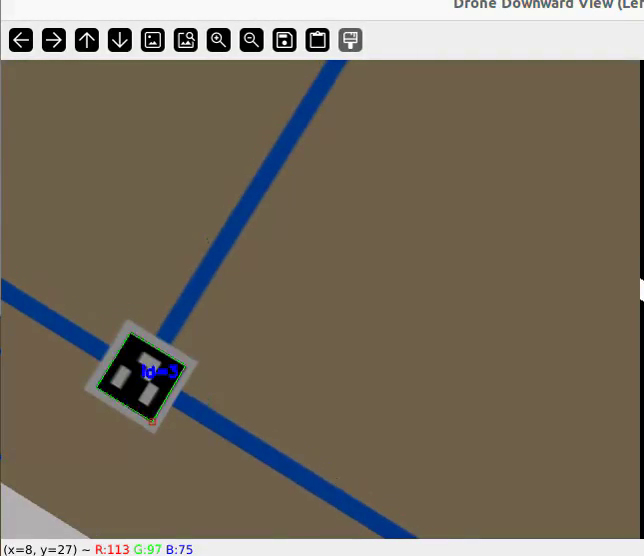
#> input picture frame 44 of line_color.mp4, 644 x 556 px
$ python color_seg.py
#> lines starting #> are read from the running program, lines starting #| are printed output that depends on the picture; after the words box and inside, x2 and y2 are one past the last pixel; in counts of white or black regions, pixels touching at a corner belong together
import cv2
import numpy as np

"""
=============================================================
 색상 기반 전처리 (HSV / LAB)
=============================================================

[ color_method ] 슬라이더
    0 : HSV
    1 : LAB

[ HSV 파라미터 ]
    H_low / H_high  : 색상 범위 (0~180)
    S_low / S_high  : 채도 범위 (0~255)  낮으면 흰색/회색 포함
    V_low / V_high  : 명도 범위 (0~255)  낮으면 어두운 색 포함

    ※ 빨강은 H가 0~10 + 170~180 두 구간에 걸쳐있어서
       red_mode 슬라이더를 1로 올리면 자동으로 두 구간 합쳐줌

[ LAB 파라미터 ]
    L_low / L_high  : 밝기 범위       (0~255)
    RG_low / RG_high : 초록↔빨강 축   (0~255,  128이 중립)
    BY_low / BY_high : 파랑↔노랑 축   (0~255,  128이 중립)

    ※ 빨강 찾을 때 : RG_low 높이기 (128 이상)
       파랑 찾을 때 : BY_low 낮추기 (128 이하)

=============================================================
"""

def nothing(x):
    pass


def apply_hsv(frame, h_low, h_high, s_low, s_high, v_low, v_high, red_mode):
    hsv = cv2.cvtColor(frame, cv2.COLOR_BGR2HSV)

    if red_mode == 1:
        # 빨강: 0~10 + 170~180 두 구간 합치기
        mask1 = cv2.inRange(hsv,
                            np.array([0,   s_low, v_low]),
                            np.array([10,  s_high, v_high]))
        mask2 = cv2.inRange(hsv,
                            np.array([170, s_low, v_low]),
                            np.array([180, s_high, v_high]))
        mask = cv2.bitwise_or(mask1, mask2)
        name = f'HSV RedMode S={s_low}~{s_high} V={v_low}~{v_high}'
    else:
        mask = cv2.inRange(hsv,
                           np.array([h_low,  s_low, v_low]),
                           np.array([h_high, s_high, v_high]))
        name = f'HSV H={h_low}~{h_high} S={s_low}~{s_high}'

    return mask, name


def apply_lab(frame, l_low, l_high, rg_low, rg_high, by_low, by_high):
    lab = cv2.cvtColor(frame, cv2.COLOR_BGR2LAB)

    mask = cv2.inRange(lab,
                       np.array([l_low, rg_low, by_low]),
                       np.array([l_high, rg_high, by_high]))
    name = f'LAB L={l_low}~{l_high} RG={rg_low}~{rg_high} BY={by_low}~{by_high}'

    return mask, name


if __name__ == '__main__':
    cap = cv2.VideoCapture('line_color.mp4')

    cv2.namedWindow('controls', cv2.WINDOW_NORMAL)
    cv2.resizeWindow('controls', 600, 500)
    cv2.namedWindow('original', cv2.WINDOW_NORMAL)
    cv2.namedWindow('mask',     cv2.WINDOW_NORMAL)
    cv2.namedWindow('result_color', cv2.WINDOW_NORMAL)

    # 공통
    cv2.createTrackbar('color_method', 'controls', 0, 1, nothing)
    # 0 = HSV, 1 = LAB

    # HSV 슬라이더
    cv2.createTrackbar('H_low',  'controls', 0,   180, nothing)
    cv2.createTrackbar('H_high', 'controls', 180, 180, nothing)
    cv2.createTrackbar('S_low',  'controls', 50,  255, nothing)
    cv2.createTrackbar('S_high', 'controls', 255, 255, nothing)
    cv2.createTrackbar('V_low',  'controls', 50,  255, nothing)
    cv2.createTrackbar('V_high', 'controls', 255, 255, nothing)
    cv2.createTrackbar('red_mode','controls', 0,  1,   nothing)
    # 빨강 검출 시 1로

    # LAB 슬라이더
    cv2.createTrackbar('L_low',  'controls', 0,   255, nothing)
    cv2.createTrackbar('L_high', 'controls', 255, 255, nothing)
    cv2.createTrackbar('RG_low',  'controls', 0,   255, nothing)
    cv2.createTrackbar('RG_high', 'controls', 255, 255, nothing)
    cv2.createTrackbar('BY_low',  'controls', 0,   255, nothing)
    cv2.createTrackbar('BY_high', 'controls', 255, 255, nothing)

    while True:
        ret, frame = cap.read()
#> frame is the input picture: shape (556, 644, 3); mean B, G, R 95.1, 109.6, 119.2
        if not ret:
            cap.set(cv2.CAP_PROP_POS_FRAMES, 0)
            continue

        method   = cv2.getTrackbarPos('color_method', 'controls')

        h_low    = cv2.getTrackbarPos('H_low',   'controls')
        h_high   = cv2.getTrackbarPos('H_high',  'controls')
        s_low    = cv2.getTrackbarPos('S_low',   'controls')
        s_high   = cv2.getTrackbarPos('S_high',  'controls')
        v_low    = cv2.getTrackbarPos('V_low',   'controls')
        v_high   = cv2.getTrackbarPos('V_high',  'controls')
        red_mode = cv2.getTrackbarPos('red_mode','controls')

        l_low    = cv2.getTrackbarPos('L_low',   'controls')
        l_high   = cv2.getTrackbarPos('L_high',  'controls')
        rg_low   = cv2.getTrackbarPos('RG_low',  'controls')
        rg_high  = cv2.getTrackbarPos('RG_high', 'controls')
        by_low   = cv2.getTrackbarPos('BY_low',  'controls')
        by_high  = cv2.getTrackbarPos('BY_high', 'controls')

        if method == 0:
            mask, name = apply_hsv(frame,
                                   h_low, h_high,
                                   s_low, s_high,
                                   v_low, v_high,
                                   red_mode)
#> in apply_hsv, `hsv = cv2.cvtColor(frame, cv2.COLOR_BGR2HSV)`: hsv: shape (556, 644, 3); mean H, S, V 24.7, 79.7, 124.3
#> in apply_hsv, `mask = cv2.inRange(hsv, np.array([h_low,  s_low, v_low]), np.array([h_..`:
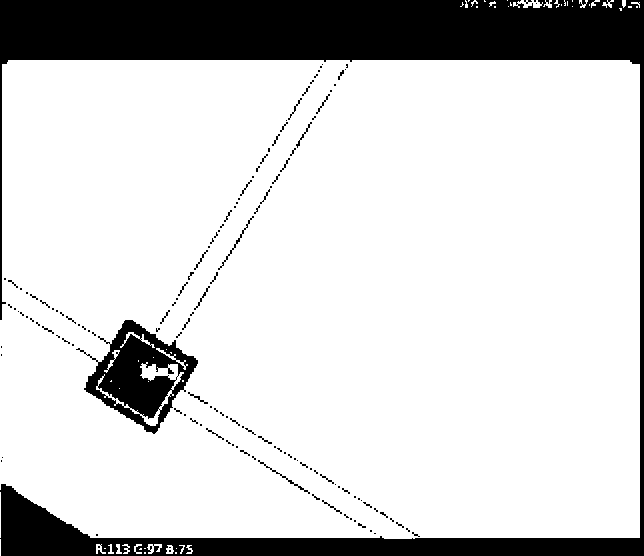
#> mask: shape (556, 644); 82.6% white; 140 black regions (109 under 20 px), largest, box (x1, y1, x2, y2) and area: (0, 0, 644, 556) 54322, (76, 320, 198, 434) 5999, (218, 216, 254, 270) 110
#> name = 'HSV H=0~180 S=50~255'
        else:
            mask, name = apply_lab(frame,
                                   l_low, l_high,
                                   rg_low, rg_high,
                                   by_low, by_high)

        # 마스크를 원본에 적용해서 해당 색상만 보이게
        result_color = cv2.bitwise_and(frame, frame, mask=mask)
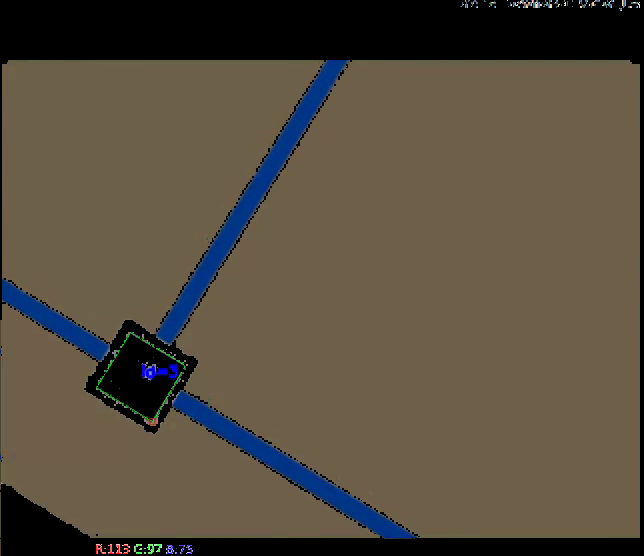
#> result_color: shape (556, 644, 3); mean B, G, R 62.8, 77.3, 86.8

        cv2.putText(mask,          name, (10, 30),
                    cv2.FONT_HERSHEY_SIMPLEX, 0.6, (180, 180, 180), 2)
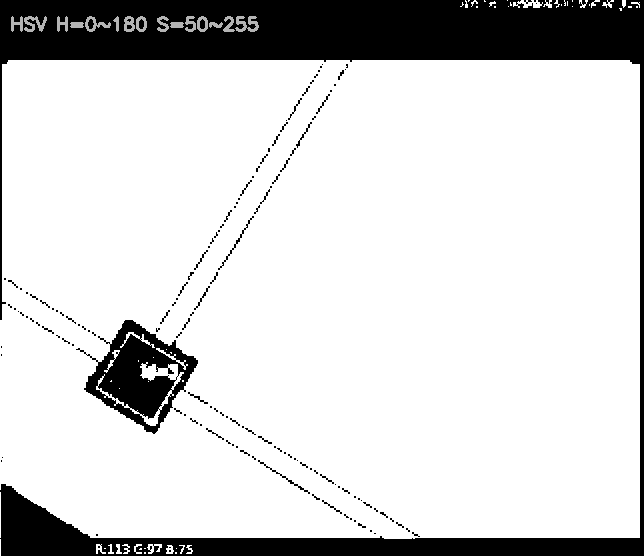
#> mask: shape (556, 644); 0.47% of pixels changed, all inside (x1, y1, x2, y2) = (11, 16, 259, 32)
        cv2.putText(result_color,  name, (10, 30),
                    cv2.FONT_HERSHEY_SIMPLEX, 0.6, (255, 255, 255), 2)
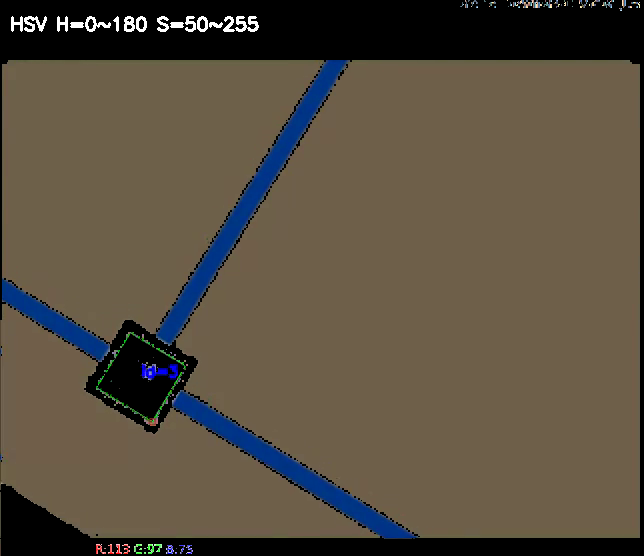
#> result_color: shape (556, 644, 3); 0.47% of pixels changed, all inside (x1, y1, x2, y2) = (11, 16, 259, 32)

        method_label = "[ HSV ]" if method == 0 else "[ LAB ]"
        cv2.putText(mask, method_label, (10, 60),
                    cv2.FONT_HERSHEY_SIMPLEX, 0.7, (100, 200, 100), 2)
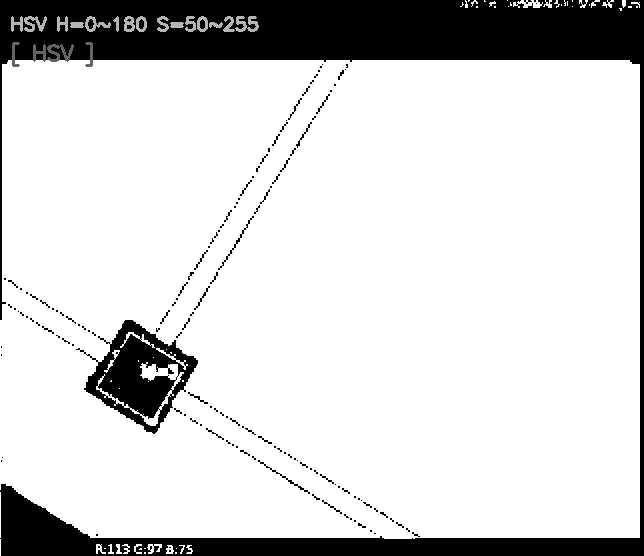
#> mask: shape (556, 644); 0.15% of pixels changed, all inside (x1, y1, x2, y2) = (12, 42, 93, 67)

        cv2.imshow('original', frame)          # 원본
        cv2.imshow('mask',     mask)           # 흑백 마스크 (흰색=검출된 색)
        cv2.imshow('result_color', result_color)   # 검출된 색상만 컬러로 표시

        key = cv2.waitKey(30) & 0xFF
#> (key q is pressed here)
        if key == ord('q'):
            break
        elif key == ord('s'):
            cv2.imwrite('mask_saved.png',  mask)
            cv2.imwrite('color_saved.png', result_color)
            print(f'저장됨 - {name}')

    cap.release()
    cv2.destroyAllWindows()

$ run again, starting later in the video
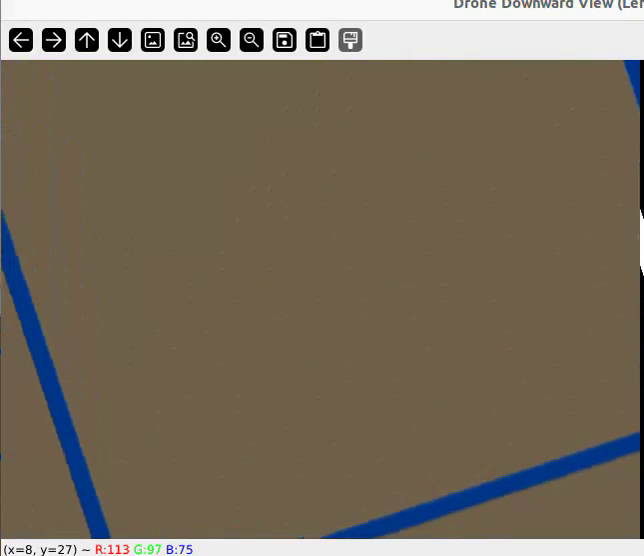
#> input picture frame 198 of line_color.mp4, 644 x 556 px
#> frame is the input picture: shape (556, 644, 3); mean B, G, R 94.2, 109.7, 120
#> hsv: shape (556, 644, 3); mean H, S, V 22.9, 79.4, 124.4
#> in apply_hsv, `mask = cv2.inRange(hsv, np.array([h_low,  s_low, v_low]), np.array([h_..`:
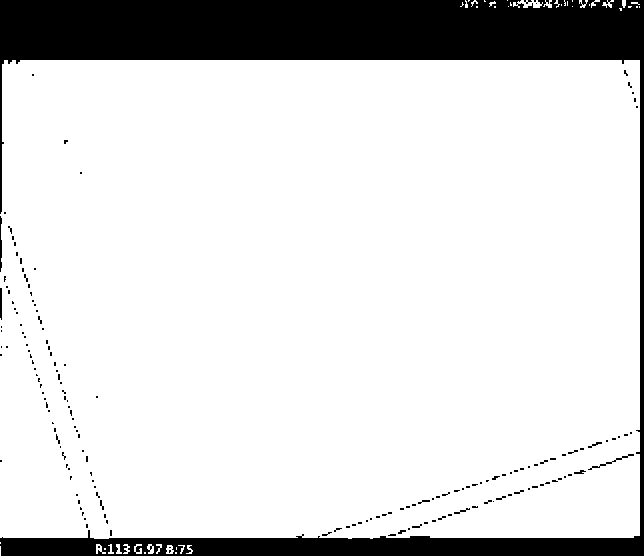
#> mask: shape (556, 644); 85.1% white; 168 black regions (155 under 20 px), largest, box (x1, y1, x2, y2) and area: (0, 0, 644, 556) 51672, (588, 454, 634, 470) 87, (0, 216, 2, 272) 86
#> name = 'HSV H=0~180 S=50~255'
#> `cv2.putText(mask, method_label, (10, 60), cv2.FONT_HERSHEY_SIMPLEX, 0...`:
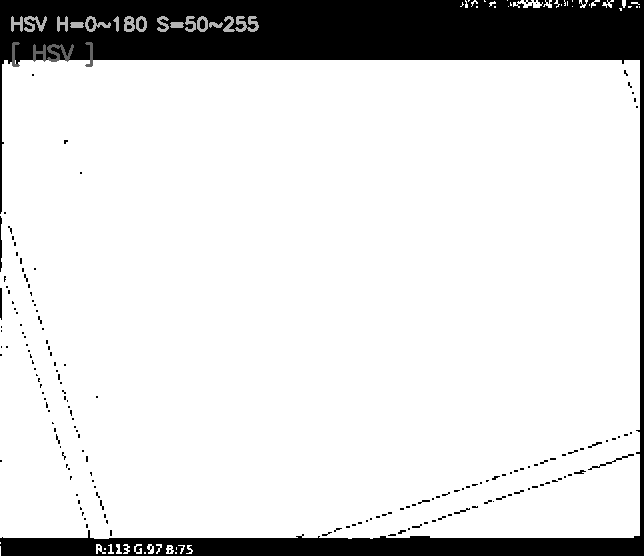
#> mask: shape (556, 644); min 0, max 255, mean 218

$ run again, starting later in the video
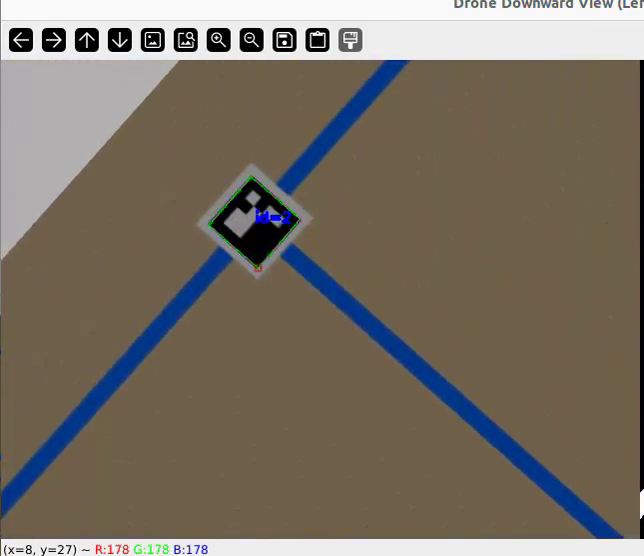
#> input picture frame 352 of line_color.mp4, 644 x 556 px
#> frame is the input picture: shape (556, 644, 3); mean B, G, R 100.9, 112.5, 121
#> hsv: shape (556, 644, 3); mean H, S, V 31.8, 76.6, 127.6
#> in apply_hsv, `mask = cv2.inRange(hsv, np.array([h_low,  s_low, v_low]), np.array([h_..`:
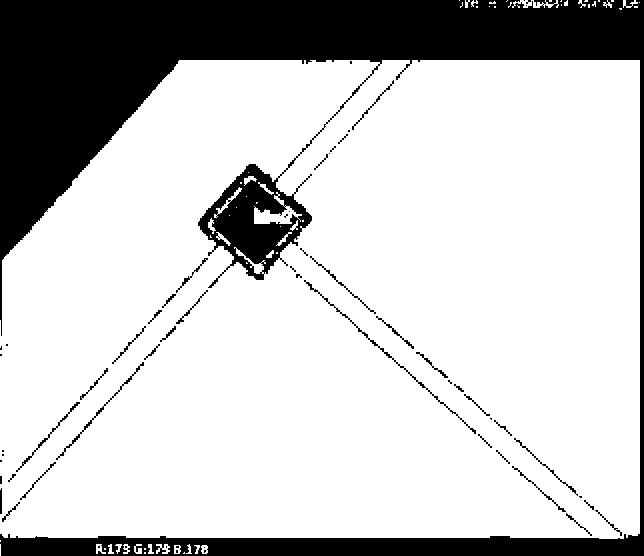
#> mask: shape (556, 644); 77.9% white; 62 black regions (30 under 20 px), largest, box (x1, y1, x2, y2) and area: (0, 0, 644, 556) 76223, (304, 280, 476, 434) 414, (56, 362, 144, 460) 262
#> name = 'HSV H=0~180 S=50~255'
#> `cv2.putText(mask, method_label, (10, 60), cv2.FONT_HERSHEY_SIMPLEX, 0...`:
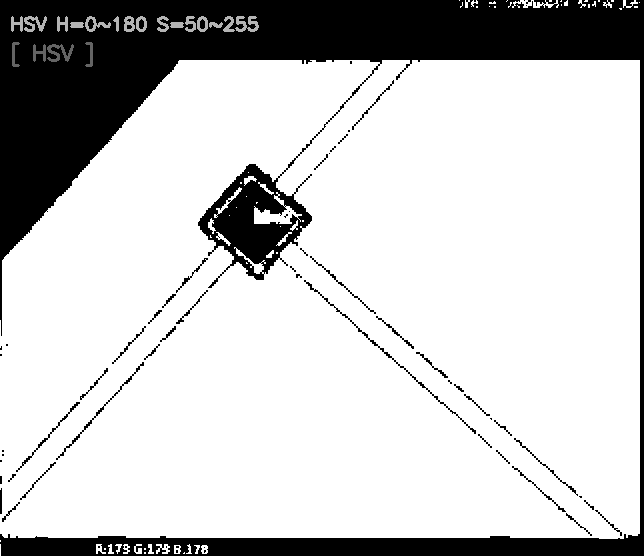
#> mask: shape (556, 644); min 0, max 255, mean 199.7
